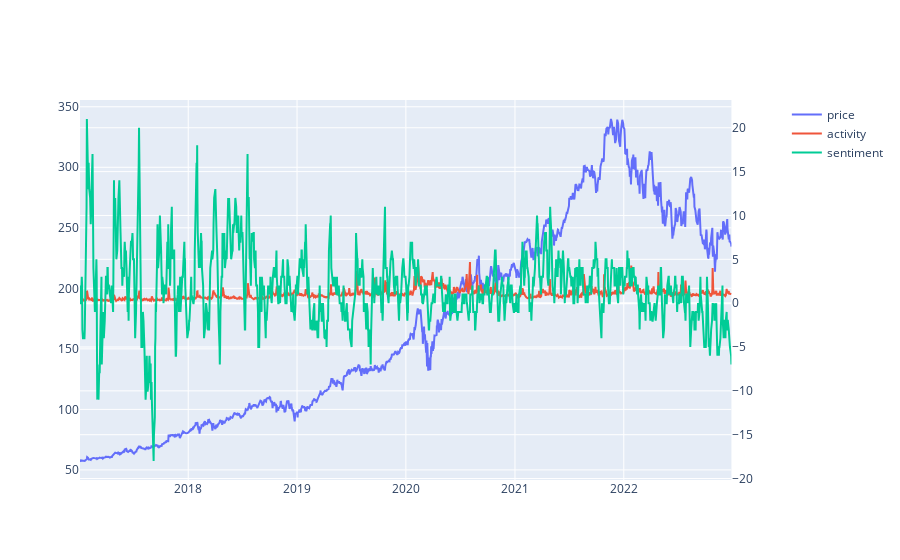

Notebook source saved alongside this figure:
### Code cell
stock = combined[combined['ticker'] == 'MSFT'].copy()
stock = stock.sort_values(by='date')

# Create figure with secondary y-axis
fig = make_subplots(specs=[[{"secondary_y": True}]])

fig.add_trace(
    go.Scatter(x=stock['date'], y=stock['closeadj'], name="price"),
    secondary_y=False,
)

fig.add_trace(
    go.Scatter(x=stock['date'], y=stock['activity']*100, name="activity"),
    secondary_y=True,
)

fig.add_trace(
    go.Scatter(x=stock['date'], y=stock['sentiment'], name="sentiment"),
    secondary_y=True,
)
fig.show()

### Figure 1 — Plotly figure (JSON) as saved in the notebook; plotly's stock layout.template omitted (floating-point values rounded to 4 significant figures; data arrays with more than 128 entries replaced by an {"elided": "..."} marker saying what was removed)
{"data": [{"name": "price", "type": "scatter", "x": {"elided": "1508 str values"}, "xaxis": "x", "y": {"elided": "1508 float values"}, "yaxis": "y"}, {"name": "activity", "type": "scatter", "x": {"elided": "1508 str values"}, "xaxis": "x", "y": {"elided": "1508 float values"}, "yaxis": "y2"}, {"name": "sentiment", "type": "scatter", "x": {"elided": "1508 str values"}, "xaxis": "x", "y": {"elided": "1508 int values"}, "yaxis": "y2"}], "layout": {"xaxis": {"anchor": "y", "domain": [0, 0.94]}, "yaxis": {"anchor": "x", "domain": [0, 1]}, "yaxis2": {"anchor": "x", "overlaying": "y", "side": "right"}}}
